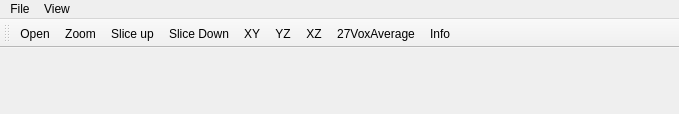
<?xml version="1.0" encoding="UTF-8"?>
<ui version="4.0">
 <class>ToolBar</class>
 <widget class="QMainWindow" name="ToolBar">
  <property name="geometry">
   <rect>
    <x>0</x>
    <y>0</y>
    <width>679</width>
    <height>114</height>
   </rect>
  </property>
  <property name="sizePolicy">
   <sizepolicy hsizetype="Fixed" vsizetype="Fixed">
    <horstretch>0</horstretch>
    <verstretch>0</verstretch>
   </sizepolicy>
  </property>
  <property name="windowTitle">
   <string>MainWindow</string>
  </property>
  <widget class="QWidget" name="centralwidget"/>
  <widget class="QMenuBar" name="menubar">
   <property name="geometry">
    <rect>
     <x>0</x>
     <y>0</y>
     <width>679</width>
     <height>22</height>
    </rect>
   </property>
   <widget class="QMenu" name="menuFile">
    <property name="title">
     <string>File</string>
    </property>
    <addaction name="actionOpen"/>
    <addaction name="separator"/>
    <addaction name="actionExit"/>
   </widget>
   <widget class="QMenu" name="menuView">
    <property name="title">
     <string>View</string>
    </property>
    <addaction name="actionXY"/>
    <addaction name="actionYZ"/>
    <addaction name="actionXZ"/>
   </widget>
   <addaction name="menuFile"/>
   <addaction name="menuView"/>
  </widget>
  <widget class="QToolBar" name="toolBar">
   <property name="windowTitle">
    <string>toolBar</string>
   </property>
   <property name="iconSize">
    <size>
     <width>64</width>
     <height>64</height>
    </size>
   </property>
   <attribute name="toolBarArea">
    <enum>TopToolBarArea</enum>
   </attribute>
   <attribute name="toolBarBreak">
    <bool>false</bool>
   </attribute>
   <addaction name="actionOpen"/>
   <addaction name="actionZoom"/>
   <addaction name="actionSlice_up"/>
   <addaction name="actionSlice_Down"/>
   <addaction name="actionXY"/>
   <addaction name="actionYZ"/>
   <addaction name="actionXZ"/>
   <addaction name="action27VoxAverage"/>
   <addaction name="actionInfo"/>
  </widget>
  <action name="actionOpen">
   <property name="text">
    <string>Open</string>
   </property>
  </action>
  <action name="actionExit">
   <property name="text">
    <string>Exit</string>
   </property>
  </action>
  <action name="actionXY">
   <property name="checkable">
    <bool>true</bool>
   </property>
   <property name="icon">
    <iconset resource="images.qrc">
     <normaloff>:/icons/XY_icon.png</normaloff>:/icons/XY_icon.png</iconset>
   </property>
   <property name="text">
    <string>XY</string>
   </property>
   <property name="toolTip">
    <string>XY View</string>
   </property>
  </action>
  <action name="actionYZ">
   <property name="checkable">
    <bool>true</bool>
   </property>
   <property name="icon">
    <iconset resource="images.qrc">
     <normaloff>:/icons/YZ_icon.png</normaloff>:/icons/YZ_icon.png</iconset>
   </property>
   <property name="text">
    <string>YZ</string>
   </property>
   <property name="toolTip">
    <string>YZ View</string>
   </property>
  </action>
  <action name="actionXZ">
   <property name="checkable">
    <bool>true</bool>
   </property>
   <property name="icon">
    <iconset resource="images.qrc">
     <normaloff>:/icons/XZ_icon.png</normaloff>:/icons/XZ_icon.png</iconset>
   </property>
   <property name="text">
    <string>XZ</string>
   </property>
   <property name="toolTip">
    <string>XZ View</string>
   </property>
  </action>
  <action name="actionZoom">
   <property name="icon">
    <iconset resource="images.qrc">
     <normaloff>:/icons/zoom_icon.png</normaloff>:/icons/zoom_icon.png</iconset>
   </property>
   <property name="text">
    <string>Zoom</string>
   </property>
   <property name="toolTip">
    <string>Set Zoom Level</string>
   </property>
  </action>
  <action name="action27VoxAverage">
   <property name="icon">
    <iconset resource="images.qrc">
     <normaloff>:/icons/27.png</normaloff>:/icons/27.png</iconset>
   </property>
   <property name="text">
    <string>27VoxAverage</string>
   </property>
   <property name="toolTip">
    <string>27 Voxel Average</string>
   </property>
  </action>
  <action name="actionSlice_up">
   <property name="icon">
    <iconset resource="images.qrc">
     <normaloff>:/icons/⬆︎.png</normaloff>:/icons/⬆︎.png</iconset>
   </property>
   <property name="text">
    <string>Slice up</string>
   </property>
   <property name="toolTip">
    <string>Slice Up</string>
   </property>
  </action>
  <action name="actionSlice_Down">
   <property name="icon">
    <iconset resource="images.qrc">
     <normaloff>:/icons/⬇︎.png</normaloff>:/icons/⬇︎.png</iconset>
   </property>
   <property name="text">
    <string>Slice Down</string>
   </property>
   <property name="toolTip">
    <string>Slice Down</string>
   </property>
  </action>
  <action name="actionInfo">
   <property name="icon">
    <iconset resource="images.qrc">
     <normaloff>:/icons/ℹ️.png</normaloff>:/icons/ℹ️.png</iconset>
   </property>
   <property name="text">
    <string>Info</string>
   </property>
   <property name="toolTip">
    <string>Get File Metadata</string>
   </property>
  </action>
 </widget>
 <resources>
  <include location="images.qrc"/>
 </resources>
 <connections/>
</ui>
